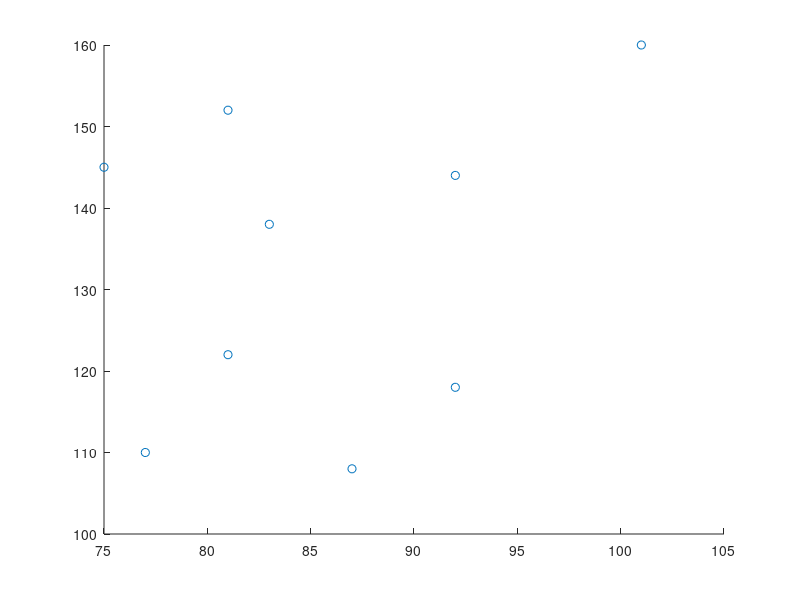

Here is the MATLAB script that generated this plot:
clear;clc;

x = [81 92 83 75 81 77 92 101 87]';
y = [122 144 138 145 152 110 118 160 108]';

x_ext = [ones(9,1) x]

[b,bint,r,rint,stats] = regress(y,x_ext) %p-waarde is grooter dan 0,05 H0 accepteren. en model is dus niet significant


scatter(x,y) %waarden zijn te versprijd, er kan geen regressie model gemaakt worden 
